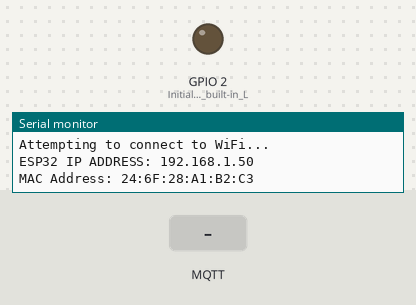
Bench run of a sketch on a simulated ESP32. On the bench: output pins drawn as LEDs (lit = HIGH), the last lines printed to the serial monitor. The inputs (shaded band) are chosen by the test bench. WiFi joins after 1.5 s; servers stay silent unless stated; random numbers use the default seed unless the sketch sets one; no MQTT or app messages arrive unless stated.

Above: at 2.7 s.
2.8 s: MQTT message "1" arrives on the first subscribed topic
At 6.1 s:
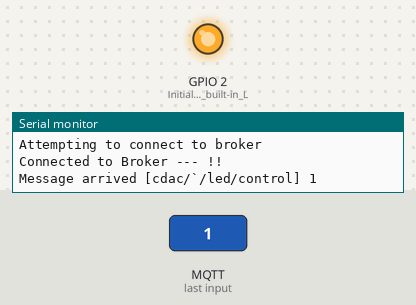
7.1 s: MQTT message "0" arrives on the first subscribed topic
At 12.7 s:
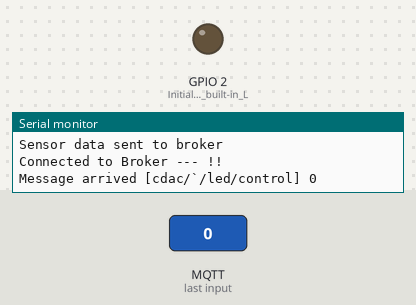
Timing chart, 0 to 14.2 s (numbered marks = the images above; inputs shaded):
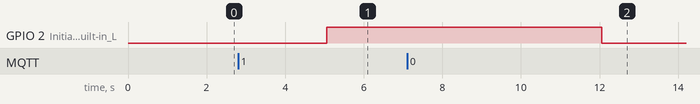

Measured:
- after the input at 2.8 s, GPIO 2 (Initialize_the_built-in_L): LOW → HIGH after 2.3 s
- after the input at 7.1 s, GPIO 2 (Initialize_the_built-in_L): HIGH → LOW after 5.0 s

The sketch:

ESP32_Pub_Sub.ino
```cpp
/*
 * This is sample code written to work with MQTT protocol
 * Install Library PubSubClient by Nick O'Leary
 * How to Install -> Go to Sketch -> Include Library -> Manage Libraries -> Filter your search -> PubSubClient
 * Arduino JSON by Benoit Blanchon
 * https://www.arduino.cc/reference/en/libraries/pubsubclient/
 * https://www.arduino.cc/reference/en/libraries/wifi/
 */

#include <WiFi.h>
#include <PubSubClient.h>
#include <esp_wifi.h>
#include <ArduinoJson.h>
#include "config.h" // Include the configuration file

DynamicJsonDocument sensor_data_payload(1024);
char sensor_data_format_for_mqtt_publish[1024];

WiFiClient MQTTclient;
PubSubClient client(MQTTclient);

long lastReconnectAttempt = 0;

// Function to handle reconnection to the MQTT broker
boolean reconnect() {
  // Attempt to connect to the MQTT broker with client ID and credentials
  //if (client.connect(MQTT_CLIENT_ID, MQTT_USERNAME, MQTT_PASSWORD)) {
    if (client.connect(MQTT_CLIENT_ID)) {
    Serial.println("Attempting to connect to broker");
    client.subscribe(MQTT_TOPIC_SUBSCRIBE); // Subscribe to the LED control topic
  }
  return client.connected();
}

// Function to handle incoming MQTT messages
void handleIncomingMessage(char* topic, byte* payload, unsigned int length) {
  String message;
  for (unsigned int i = 0; i < length; i++) {
    message += (char)payload[i];
  }
  Serial.print("Message arrived [");
  Serial.print(topic);
  Serial.print("] ");
  Serial.println(message);

  // Control the LED based on the message received
  if (String(topic) == MQTT_TOPIC_SUBSCRIBE) {
    if (message == "1") {
      digitalWrite(LED_BUILTIN, HIGH); // Turn the LED on
    } else if (message == "0") {
      digitalWrite(LED_BUILTIN, LOW); // Turn the LED off
    }
  }
}

void setup() {
  Serial.begin(115200);
  Serial.println("Attempting to connect to WiFi...");
  WiFi.mode(WIFI_STA);
  esp_wifi_set_mac(WIFI_IF_STA, &NEW_MAC_ADDRESS[0]); // For WiFi spoofing
  WiFi.begin(WIFI_SSID, WIFI_PASSWORD); // Connect to WiFi
  if (WiFi.waitForConnectResult() != WL_CONNECTED) {
    Serial.println("Couldn't connect to WiFi.");
  }
  Serial.print("ESP32 IP ADDRESS: ");
  Serial.println(WiFi.localIP());
  String macAddress = WiFi.macAddress();
  // Print the MAC address to the Serial Monitor
  Serial.println("MAC Address: " + macAddress);
  client.setServer(MQTT_BROKER, MQTT_PORT); // Connect to broker
  client.setCallback(handleIncomingMessage); // Set the callback function for incoming messages
  lastReconnectAttempt = 0;

  pinMode(LED_BUILTIN, OUTPUT); // Initialize the built-in LED pin as an output
}

void loop() {
  if (!client.connected()) {
    long now = millis();  // Returns the number of milliseconds passed since the Arduino board began running the current program
    if (now - lastReconnectAttempt > 5000) { // Try to reconnect every 5 seconds
      lastReconnectAttempt = now;
      if (reconnect()) {
        lastReconnectAttempt = 0;
      }
    }
  } else {
    Serial.println("Connected to Broker --- !!");
    client.loop();

    // Generate random sensor data
    float humidity = random(0, 100);
    float temperature = random(-16, 56);

    // Populate the JSON payload with sensor data
    sensor_data_payload["temperature"] = temperature;
    sensor_data_payload["humidity"] = humidity;

    // Serialize JSON payload to a char array
    serializeJson(sensor_data_payload, sensor_data_format_for_mqtt_publish);

    delay(2000);
    Serial.println("Humidity: " + String(humidity));
    Serial.println("Temperature: " + String(temperature));
    client.publish(MQTT_TOPIC_PUBLISH, sensor_data_format_for_mqtt_publish);  // Publish sensor data to MQTT topic
    Serial.println("Sensor data sent to broker");
    delay(5000);
  }
}
```

config.h
```cpp
// config.h
#ifndef CONFIG_H
#define CONFIG_H

// WiFi Configuration
const char* WIFI_SSID = "acts";
const char* WIFI_PASSWORD = "";

// MQTT Broker Configuration
const char* MQTT_BROKER = "3.138.245.113";
const int MQTT_PORT = 1883;
const char* MQTT_CLIENT_ID = "iotnode-01";

// MQTT Broker Credentials
const char* MQTT_USERNAME = "desd";
const char* MQTT_PASSWORD = "desd123";

// MQTT Topics
const char* MQTT_TOPIC_PUBLISH = "cdac/diot/telemetry";
const char* MQTT_TOPIC_SUBSCRIBE = "cdac/`/led/control";

// MAC Address for WiFi Spoofing
//const uint8_t NEW_MAC_ADDRESS[] = {0xc8, 0xb2, 0x9b, 0x70, 0x8a, 0xeb};
const uint8_t NEW_MAC_ADDRESS[] = {0xf4, 0x96, 0x34, 0x9d, 0xe2, 0x61};
#endif
```
